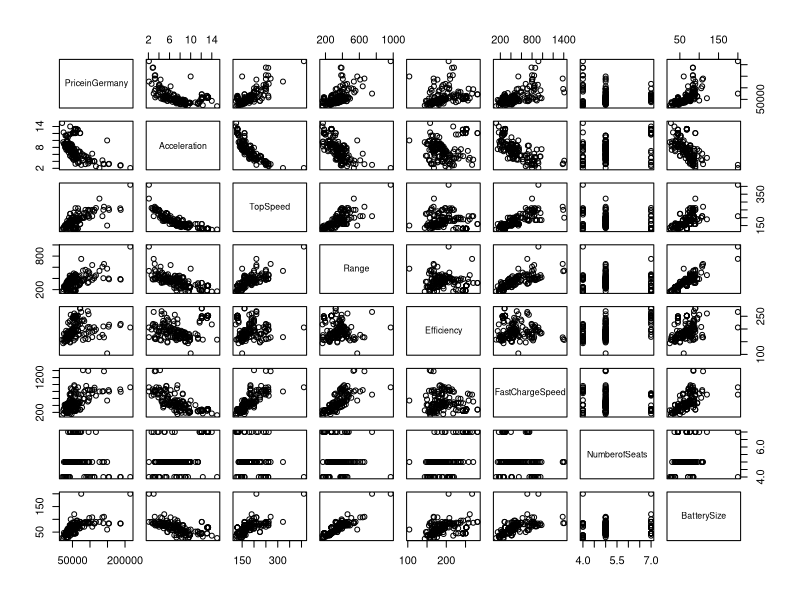
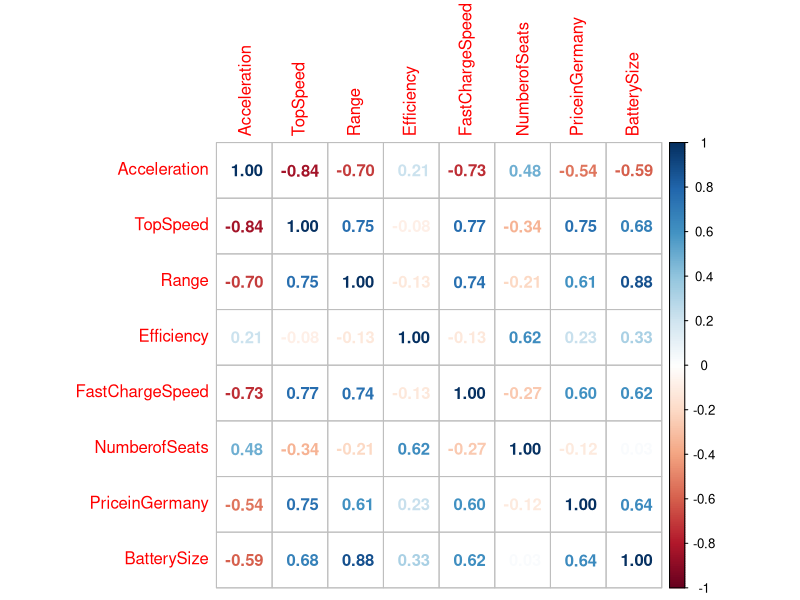
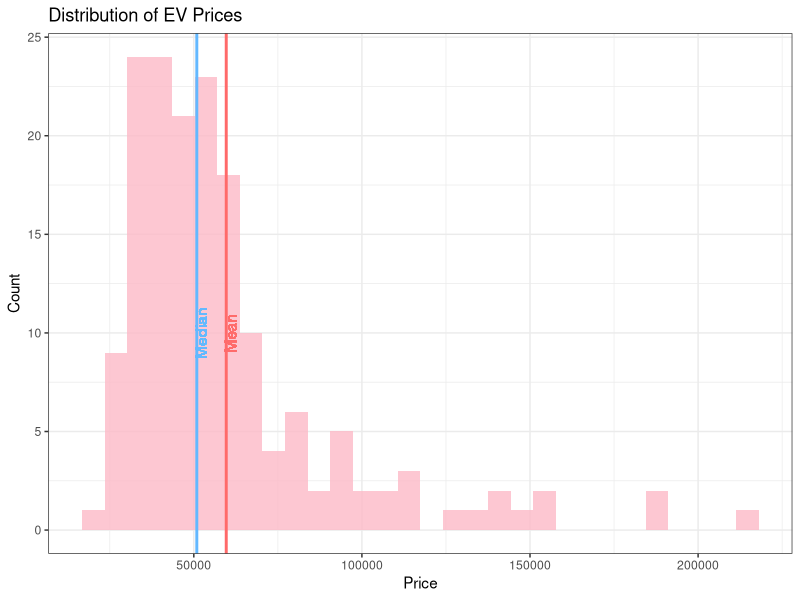
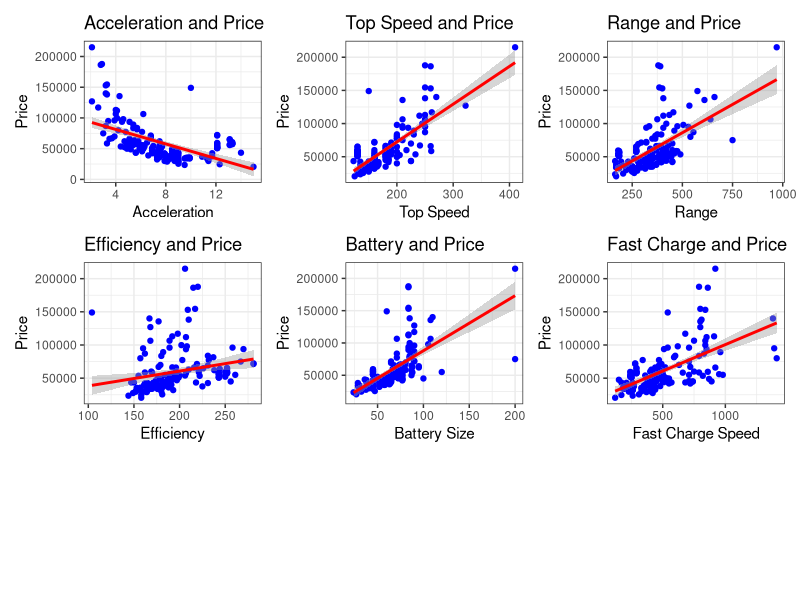
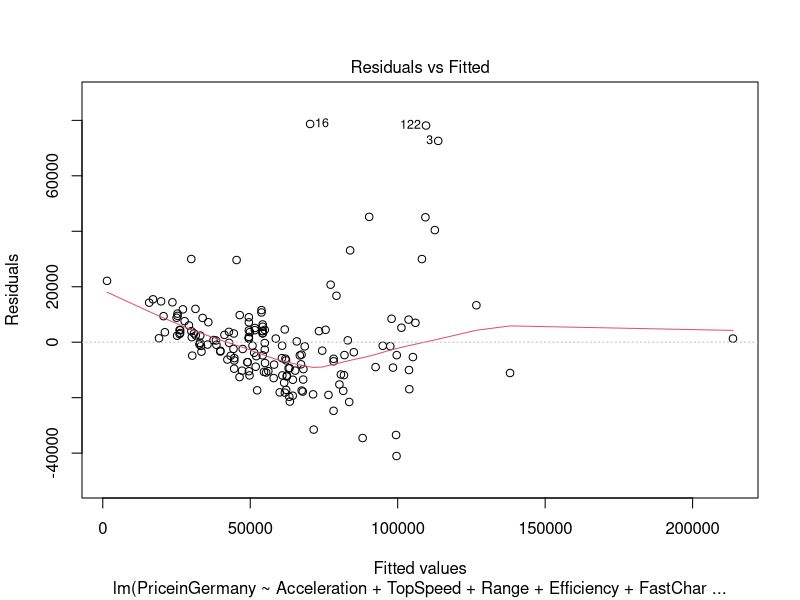
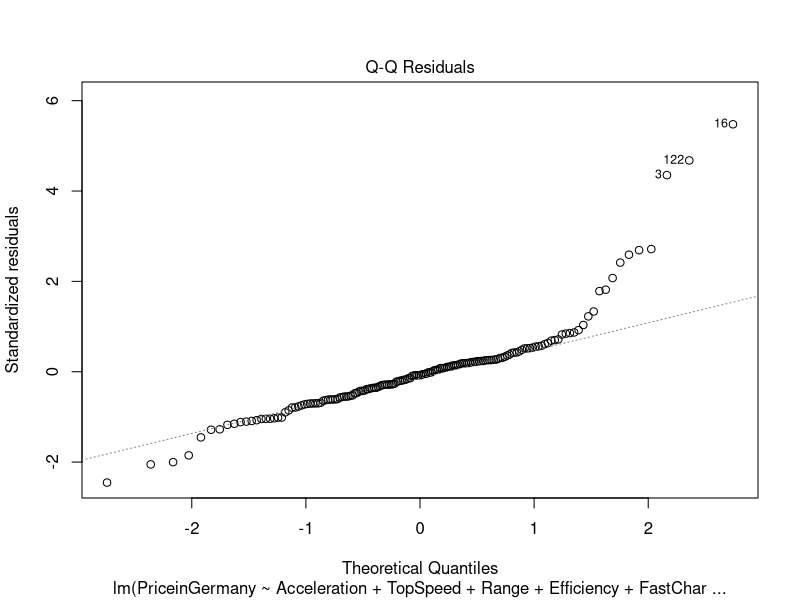
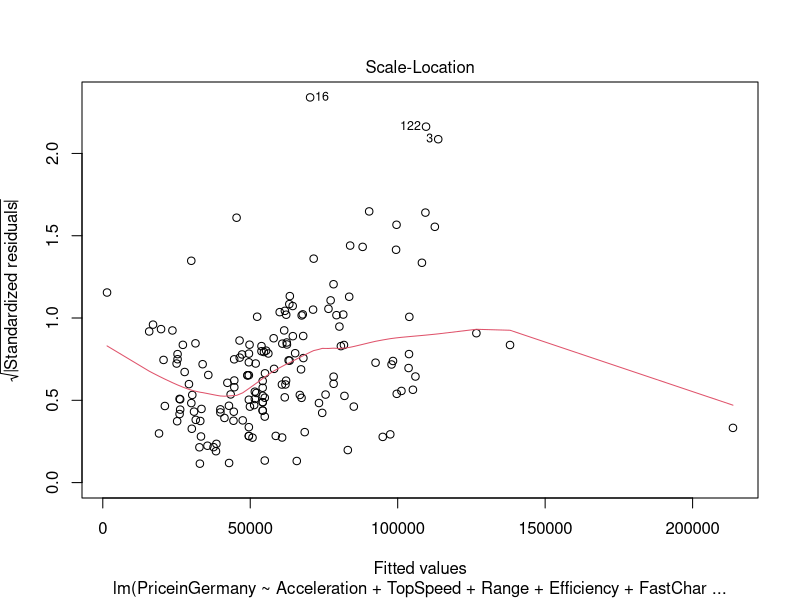
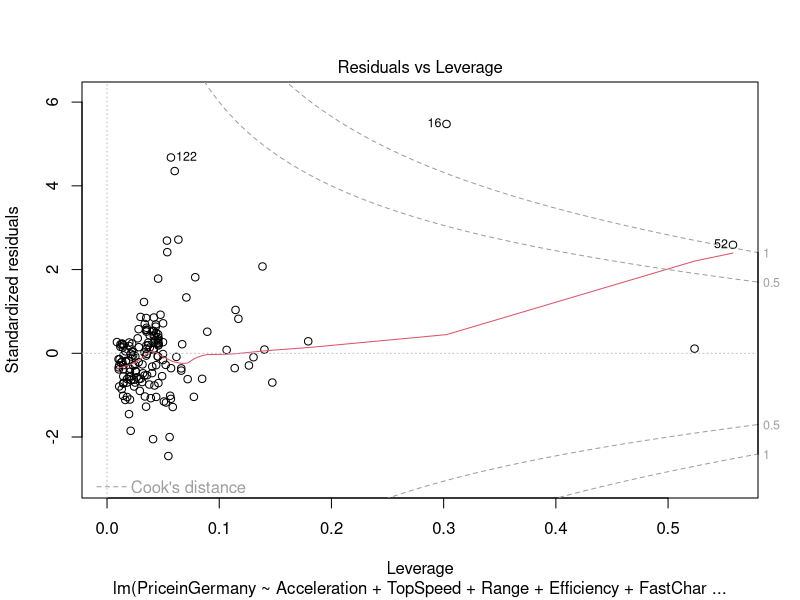

Generate these figures, in order, with R:
## ---- chunk 1
knitr::opts_chunk$set(echo = TRUE)
library(tidyverse)
library(readxl)
library(MASS)
library(car)
library(corrplot)
library(patchwork)
library(leaps)
## ---- chunk 2
ev <- read_xlsx('Electric Vehicle Data/Cheapestelectriccars-EVDatabase.xlsx', 
                sheet = 'Cheapestelectriccars- UTF8')
## ---- chunk 3
# Convert Character Vectors into useable numeric vectors
ev$BatterySize <- as.numeric(gsub(".* ([0-9]{2,3}[.]*[0-9]*) kWh", "\\1", ev$Subtitle))
libra_strip <- gsub(".([0-9]{2,3},[0-9]{3})", "\\1", ev$PriceinUK) # strip the libra symbol
ev$PriceinUK <- as.numeric(gsub(",", "", libra_strip))
ev$Acceleration <- as.numeric(gsub(" sec", "", ev$Acceleration))
ev$TopSpeed <- as.numeric(gsub(" km/h", "", ev$TopSpeed))
ev$Range <- as.numeric(gsub(" km", "", ev$Range))
ev$Efficiency <- as.numeric(gsub(" Wh/km", "", ev$Efficiency))
ev$FastChargeSpeed <- as.numeric(gsub(" km/h", "", ev$FastChargeSpeed))
ev$Drive <- as.factor(ev$Drive)
ev$PriceinGermany <- as.numeric(ev$PriceinGermany)
ev <- ev[,-2] #removing subtitle column
## ---- chunk 4
# Limit ev to complete records, German Prices
ev <- ev[complete.cases(cbind(ev$FastChargeSpeed, ev$PriceinGermany)),]
attach(ev)
## ---- chunk 5
head(ev)
## ---- chunk 6
#summary of Battery Size
summary(BatterySize)
## ---- chunk 7
#summary of EV prices in Germany
summary(PriceinGermany)
## ---- chunk 8
#summary of Top speed
summary(TopSpeed)
## ---- chunk 9
#summary of Battery Range
summary(Range)
## ---- chunk 10
detach(ev)
ev_numeric <- ev[, -c(1,7,10 )] #Creating numeric data frame for correlation plots and removing price in UK
pairs(PriceinGermany~., ev_numeric)
## ---- chunk 11
corrplot(cor(ev_numeric), method = "number")
## ---- chunk 12
ggplot(ev_numeric, aes(x = PriceinGermany)) +    
  geom_histogram(alpha = 0.8,fill = "#fcb9c6") +
  geom_vline(aes(xintercept = mean(PriceinGermany)),col='indianred1',size=1)+ #Vertical Line for Mean
  geom_text(aes(x=mean(PriceinGermany) + 1250, label="Mean", y=10), colour="indianred1", angle=90) +
  geom_vline(aes(xintercept = median(PriceinGermany)),col='steelblue1',size=1)+ #Vertical Line for Median
  geom_text(aes(x=median(PriceinGermany) + 1250, label="Median", y=10), colour="steelblue1", angle=90) +
  labs(x= 'Price',y = 'Count', title = paste("Distribution of EV Prices")) +
  theme_bw()
## ---- chunk 13
v1 <- ggplot(ev_numeric, aes(x=Acceleration,y=PriceinGermany))+
  geom_point(color = "blue")+
  
  stat_smooth(aes(x=Acceleration,y=PriceinGermany),method="lm", color="red")+ #code for trend line
  theme_bw()+
  labs(x = 'Acceleration', 
       y = 'Price', 
       title = 'Acceleration and Price')

v2 <- ggplot(ev_numeric, aes(x=TopSpeed,y=PriceinGermany))+
  geom_point(color = "blue")+
  
  stat_smooth(aes(x=TopSpeed,y=PriceinGermany),method="lm", color="red")+ #code for trend line
  theme_bw()+
  labs(x = 'Top Speed', 
       y = 'Price', 
       title = 'Top Speed and Price')


v3 <- ggplot(ev_numeric, aes(x=Range,y=PriceinGermany))+
  geom_point(color = "blue")+
  
  stat_smooth(aes(x=Range,y=PriceinGermany),method="lm", color="red")+ #code for trend line
  theme_bw()+
  labs(x = 'Range', 
       y = 'Price', 
       title = 'Range and Price')


v4 <- ggplot(ev_numeric, aes(x=Efficiency,y=PriceinGermany))+
  geom_point(color = "blue")+
  
  stat_smooth(aes(x=Efficiency,y=PriceinGermany),method="lm", color="red")+ #code for trend line
  theme_bw()+
  labs(x = 'Efficiency', 
       y = 'Price', 
       title = 'Efficiency and Price')

v5 <- ggplot(ev_numeric, aes(x=BatterySize,y=PriceinGermany))+
  geom_point(color = "blue")+
  
  stat_smooth(aes(x=BatterySize,y=PriceinGermany),method="lm", color="red")+ #code for trend line
  theme_bw()+
  labs(x = 'Battery Size', 
       y = 'Price', 
       title = 'Battery and Price')

v6 <- ggplot(ev_numeric, aes(x=FastChargeSpeed,y=PriceinGermany))+
  geom_point(color = "blue")+
  
  stat_smooth(aes(x=FastChargeSpeed,y=PriceinGermany),method="lm", color="red")+ #code for trend line
  theme_bw()+
  labs(x = 'Fast Charge Speed', 
       y = 'Price', 
       title = 'Fast Charge and Price')

patch = v1 + v2 + v3 + v4 + v5 + v6 + plot_layout(ncol=3, nrow=3) #patching all graphs in one frame
patch
## ---- chunk 14
initial_model <- lm(PriceinGermany ~ Acceleration + TopSpeed + Range + Efficiency
                    + FastChargeSpeed + NumberofSeats + BatterySize, data = ev)
summary(initial_model)
plot(initial_model)
## ---- chunk 15
ev[c(16,52,122),]
## ---- chunk 16
ev <- ev[-16,]
## ---- chunk 17
# Transform response and numeric predictors
summary(powerTransform(cbind(PriceinGermany, Acceleration, TopSpeed, Range, Efficiency,
                             FastChargeSpeed, NumberofSeats, BatterySize) ~ 1, data = ev))
## ---- chunk 18
# Create model with transformed Data
transformed_model <- lm(I(PriceinGermany^-.5) ~ sqrt(Acceleration) + I(1/TopSpeed) + log(Range) +
                 log(Efficiency) + log(FastChargeSpeed) + log(BatterySize), data = ev)
summary(transformed_model)
## ---- chunk 19
vif(transformed_model)
## ---- chunk 20
# Perform Best Subset Selection on Transformed Data
transformed_model_subsets <- regsubsets(x = I(PriceinGermany^-.5) ~ sqrt(Acceleration) + I(1/TopSpeed)
                             + log(Range) +log(Efficiency) + log(FastChargeSpeed)
                             + log(BatterySize) + log(NumberofSeats), data = ev)
(transformed_model_subsets.summary <- summary(transformed_model_subsets))
(best_number_variables <- list("AIC" = which.min(transformed_model_subsets.summary$cp), "BIC" = which.min(transformed_model_subsets.summary$bic),
                              "R2adj" = which.max(transformed_model_subsets.summary$adjr2)))
## ---- chunk 21
# Create model with transformed Data, without FastChargeSpeed
subset_model <- lm(PriceinGermany^-.5 ~ I(1/TopSpeed) + 
                 log(Efficiency) + log(FastChargeSpeed), data = ev)
summary(subset_model)
plot(subset_model)
vif(subset_model)
